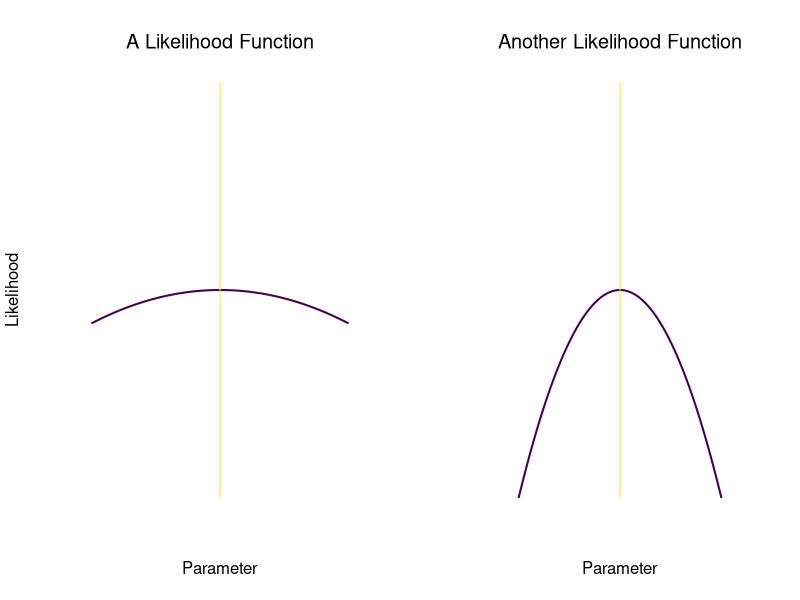
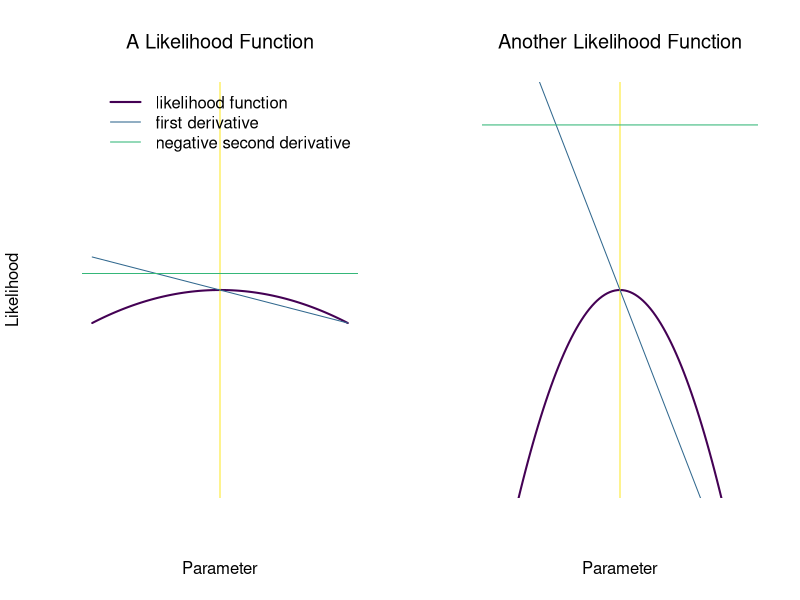
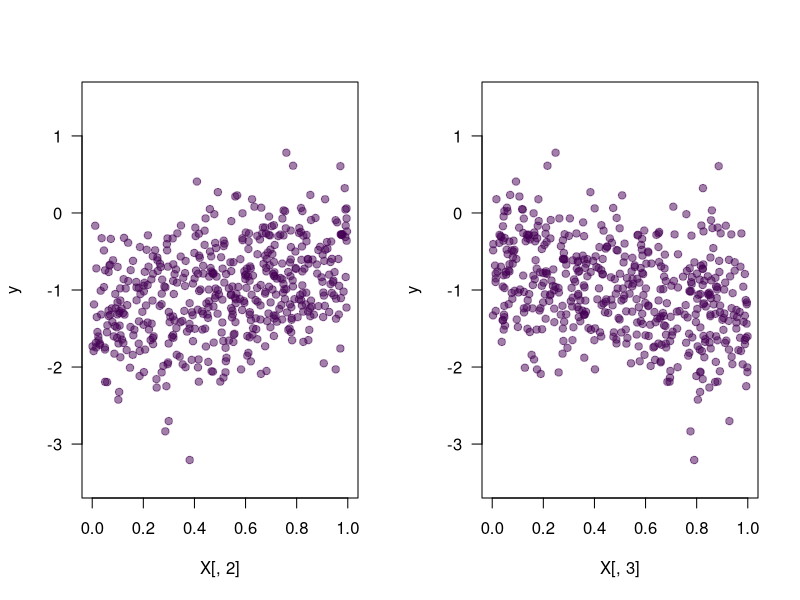
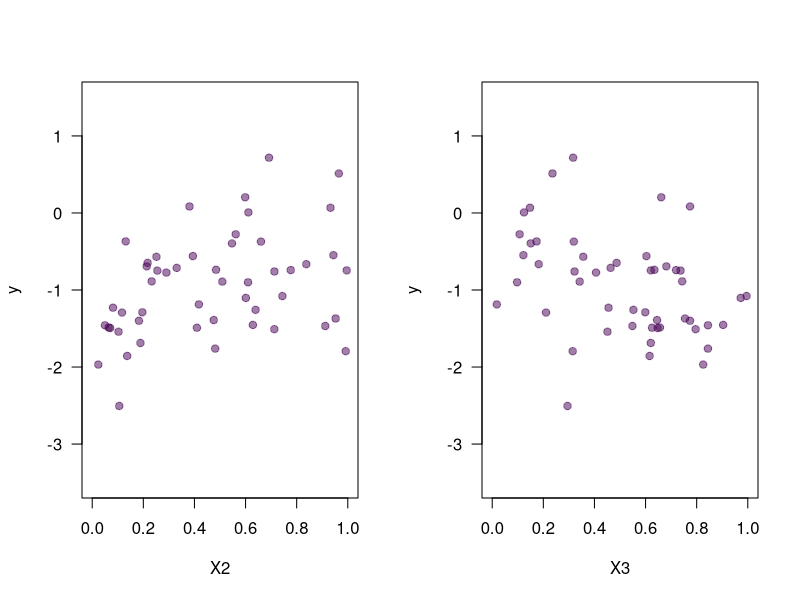
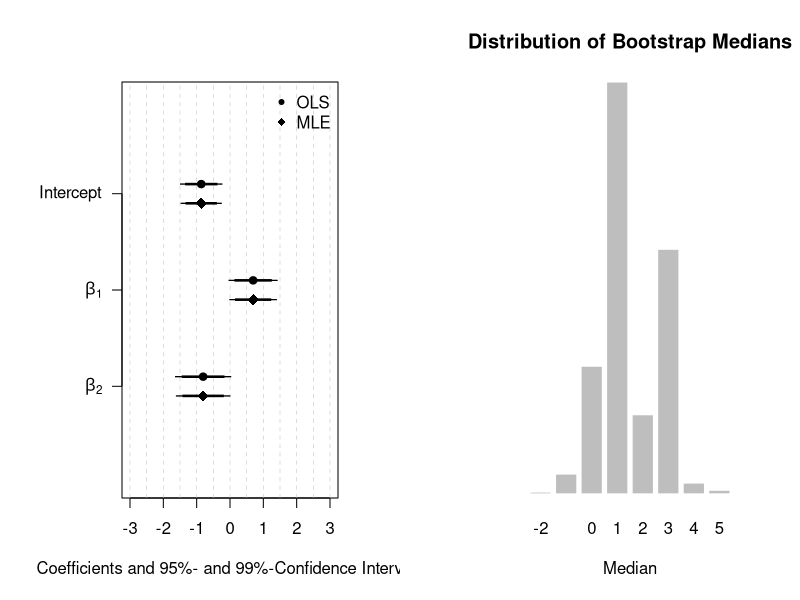
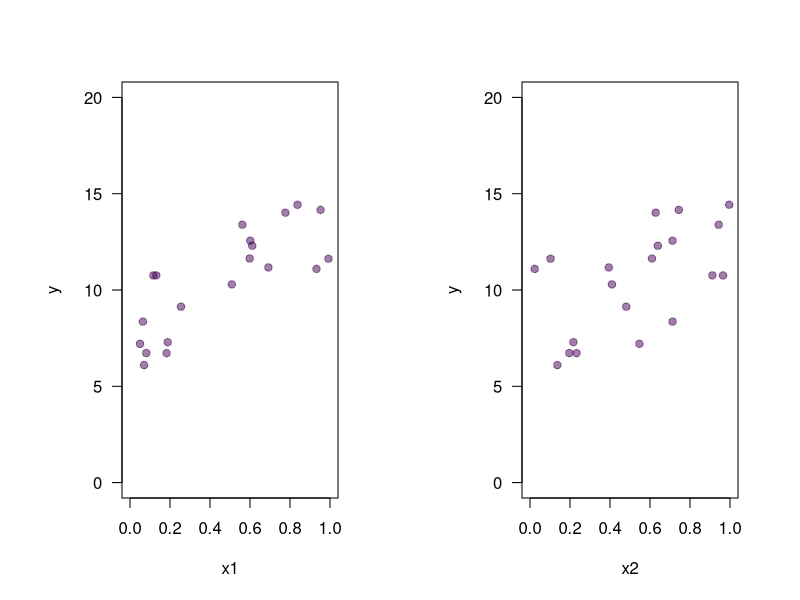

These figures' R source, in order:
## ---- chunk 1
# The first line sets an option for the final document that can be produced from
# the .Rmd file. Don't worry about it.
knitr::opts_chunk$set(echo = TRUE)

# The next bit (lines 50-69) is quite powerful and useful. 
# First you define which packages you need for your analysis and assign it to 
# the p_needed object. 
p_needed <-
  c("viridis", "knitr")

# Now you check which packages are already installed on your computer.
# The function installed.packages() returns a vector with all the installed 
# packages.
packages <- rownames(installed.packages())
# Then you check which of the packages you need are not installed on your 
# computer yet. Essentially you compare the vector p_needed with the vector
# packages. The result of this comparison is assigned to p_to_install.
p_to_install <- p_needed[!(p_needed %in% packages)]
# If at least one element is in p_to_install you then install those missing
# packages.
if (length(p_to_install) > 0) {
  install.packages(p_to_install)
}
# Now that all packages are installed on the computer, you can load them for
# this project. Additionally the expression returns whether the packages were
# successfully loaded.
sapply(p_needed, require, character.only = TRUE)
## ---- chunk 2
par(mfrow = c(1, 2))
curve(-0.3*x^2,
      from = -2,
      to = 2,
      main = "A Likelihood Function",
      font.main = 1,
      ylim = c(-7, 7),
      yaxt = "n",
      xaxt = "n",
      ylab = "Likelihood",
      xlab = "Parameter",
      bty = "n",
      lwd = 2,
      col = viridis(1))
abline(v = 0,
       col = viridis(2)[2])
curve(-3*x^2,
      from = -2,
      to = 2,
      main = "Another Likelihood Function",
      font.main = 1,
      ylim = c(-7, 7),
      yaxt = "n",
      xaxt = "n",
      ylab = "",
      xlab = "Parameter",
      bty = "n",
      lwd = 2,
      col = viridis(1))
abline(v = 0,
       col = viridis(2)[2])
## ---- chunk 3
par(mfrow = c(1, 2))
curve(-0.3*x^2,
      from = -2,
      to = 2,
      main = "A Likelihood Function",
      font.main = 1,
      ylim = c(-7, 7),
      yaxt = "n",
      xaxt = "n",
      ylab = "Likelihood",
      xlab = "Parameter",
      bty = "n",
      lwd = 2,
      col = viridis(1))
abline(v = 0,
       col = viridis(4)[4])
curve(2*(-0.3)*x, # first derivative
      add = T,
      col = viridis(4)[2])
abline(h = -2*(-0.3), # second derivative 
       col = viridis(4)[3])
legend("topright",
       legend = c("likelihood function",
                  "first derivative",
                  "negative second derivative"),
       col = viridis(4)[c(1:3)],
       lwd = c(2,1,1),
       bty = "n")
curve(-3*x^2,
      from = -2,
      to = 2,
      main = "Another Likelihood Function",
      font.main = 1,
      ylim = c(-7, 7),
      yaxt = "n",
      xaxt = "n",
      ylab = "",
      xlab = "Parameter",
      bty = "n",
      lwd = 2,
      col = viridis(1))
abline(v = 0,
       col = viridis(4)[4])
curve(2*(-3)*x, 
      add = T,
      col = viridis(4)[2])
abline(h = -2*(-3),
       col = viridis(4)[3])

## ---- chunk 4

ll_linear <- function(theta, y, X) {
  N <- nrow(X) # Number of observations
  k <- ncol(X) # Number of betas
  
  # Subset the parameter vector theta
  beta_hat <- theta[1:k]
  gamma_hat <- theta[k + 1]
  
  # Ensure that sigma2 is positive
  sigma2_hat <- exp(gamma_hat)
  
  # Calculate the residuals
  e <- y - X %*% beta_hat
  
  # Write down the log-likelihood
  
  llik <-
    -1 / 2 * N * log(2 * pi) - 1 / 2 * N * log(sigma2_hat) - 
    ((t(e) %*% e) / (2 * sigma2_hat))
  
  # Return the log-likelihood for optim()
  return(llik)
}
## ---- chunk 5

set.seed(20220317)

n <- 500
X <- cbind(1, runif(n), runif(n))
beta <- c(-1, 0.6, -0.6)
sigma2 <- 0.3
e <- rnorm(n, 
           mean = 0, 
           sd = sqrt(sigma2)) # Why do we use the sqrt() here?

y <- X %*% beta + e

# Let's quickly plot the bivariate distributions

par(mfrow = c(1, 2))

plot(X[,2], y,
     xlim = c(0,1),
     ylim = c(-3.5, 1.5),
     pch = 19,
     col = viridis(1, 0.5),
     las = 1)
plot(X[,3], y,
     xlim = c(0,1),
     ylim = c(-3.5, 1.5),
     pch = 19,
     col = viridis(1, 0.5),
     las = 1)

## ---- chunk 6

# starting values for theta
startvals <- c(0, 0, 0, 0)

# optimization
res <- optim(
  startvals,
  ll_linear,
  y = y,
  X = X,
  control = list(fnscale = -1),
  method = "L-BFGS-B",
  hessian = TRUE
)

res$par
beta

exp(res$par[4])
sigma2
## ---- chunk 7
res$hessian
## ---- chunk 8
set.seed(20220317)

# we simulate 50 instead of 500 observations
n <- 50 
X <- cbind(1, runif(n), runif(n))
beta <- c(-1, 0.6, -0.6)
sigma2 <- 0.3
e <- rnorm(n, 
           mean = 0, 
           sd = sqrt(sigma2)) # Why do we use the sqrt() here?

y <- X %*% beta + e


par(mfrow = c(1, 2))
plot(X[,2], y,
     xlim = c(0,1),
     ylim = c(-3.5, 1.5),
     pch = 19,
     xlab = "X2",
     col = viridis(1, 0.5),
     las = 1)
plot(X[,3], y,
     xlim = c(0,1),
     ylim = c(-3.5, 1.5),
     pch = 19,
     xlab = "X3",
     col = viridis(1, 0.5),
     las = 1)
## ---- chunk 9
# starting values for theta
startvals <- c(0, 0, 0, 0)

# optimization
res <- optim(
  startvals,
  ll_linear,
  y = y,
  X = X,
  control = list(fnscale = -1),
  method = "L-BFGS-B",
  hessian = TRUE
) 

mle_se <- sqrt(diag(solve(-res$hessian)))


ols <- lm(y ~ X[, 2] + X[, 3])
ols_se <- coef(summary(ols))[, 2]

out <- cbind(res$par[1:3], mle_se[1:3], coef(ols), ols_se)

colnames(out) <- c("MLE", "ML SE", "OLS", "OLS SE")

out
## ---- chunk 10
par(mar = c(5, 6, 4, 3) + 0.1,
    lend = 1)
offset <- 0.1
plot(x = res$par[1:3],
     y = 3:1 - offset,
     xlim = c(-3, 3),
     pch = 18,
     cex = 1.5,
     ylim = c(0,4),
     yaxt = "n",
     ylab = "",
     xlab = "Coefficients and 95%- and 99%-Confidence Intervals")
abline(v = seq(-3, 3, 0.5),
       lty = "dashed",
       lwd = 0.5,
       col = "grey")
points(x = coef(ols),
       y = 3:1 + offset,
       pch = 20,
       cex = 1.5)
# confidence intervals
segments(x0 = res$par[1:3] + qnorm(0.025, 0, mle_se[1:3]),
         x1 = res$par[1:3] + qnorm(0.975, 0, mle_se[1:3]),
         y0 = 3:1 - offset, y1 = 3:1 - offset,
         lwd = 2.5)
segments(x0 = res$par[1:3] + qnorm(0.005, 0, mle_se[1:3]),
         x1 = res$par[1:3] + qnorm(0.995, 0, mle_se[1:3]),
         y0 = 3:1 - offset, y1 = 3:1 - offset,
         lwd = 1.25)
segments(x0 = res$par[1:3] + qnorm(0.025, 0, ols_se[1:3]),
         x1 = res$par[1:3] + qnorm(0.975, 0, ols_se[1:3]),
         y0 = 3:1 + offset, y1 = 3:1 + offset,
         lwd = 2.5)
segments(x0 = res$par[1:3] + qnorm(0.005, 0, ols_se[1:3]),
         x1 = res$par[1:3] + qnorm(0.995, 0, ols_se[1:3]),
         y0 = 3:1 + offset, y1 = 3:1 + offset,
         lwd = 1.25)
legend("topright",
       pch = c(20, 18),
       legend = c("OLS", "MLE"),
       # box.lwd = 0,
       bty = "n",
       bg = NULL)
axis(2,
     at = 3:1,
     labels = c("Intercept", expression(beta[1]), expression(beta[2])),
     las = 1)
# axis(4,
#      at = 3:1 - offset,
#      labels = rep("MLE", 3),
#      las = 1)
# axis(4,
#      at = 3:1 + offset,
#      labels = rep("OLS", 3),
#      las = 1)
## ---- chunk 11
data <- round(rnorm(99, 0, 10)) # why not 100?

# Use the sample to obtain a bootstrap sample.

bs_samp <- sample(data, replace = TRUE) # Why replace = TRUE?

# Calculate the median of the bootstrap sample.
median(bs_samp)
median(data)
## ---- chunk 12

bootstrap_fct <- function(data) {
  bs_samp <- sample(data, replace = TRUE)
  bs_samp_med <- median(bs_samp)
  return(bs_samp_med)
}

res <- replicate(1000, bootstrap_fct(data))

barplot(table(res),
        main = "Distribution of Bootstrap Medians",
        xlab = "Median",
        yaxt = "n",
        ylab = "",
        col = "grey",
        border = "white")

# The estimated Standard Error
sqrt(var(res))
sd(res)

median(data)
median(res)
## ---- chunk 13
set.seed(20220317)
n <- 20
X <- cbind(1, runif(n), runif(n))
beta <- runif(ncol(X)) * 10
sigma2 <- 0.3
e <- rnorm(n, 0, sqrt(sigma2))
y <- X %*% beta + e

df <- data.frame("y" = y, "x1" = X[, 2], "x2" = X[, 3])

par(mfrow = c(1, 2))
plot(df$x1, df$y,
     xlim = c(0,1),
     ylim = c(0, 20),
     pch = 19,
     col = viridis(1, 0.5),
     las = 1,
     xlab = "x1",
     ylab = "y")
plot(df$x2, df$y,
     xlim = c(0,1),
     ylim = c(0, 20),
     pch = 19,
     col = viridis(1, 0.5),
     las = 1,
     xlab = "x2",
     ylab = "y")
## ---- chunk 14
set.seed(20210415)

n <- 500
X <- cbind(1, runif(n), runif(n))
beta <- c(0.6, 0.8, 0)
sigma2 <- 0.3
e <- rnorm(n, 0, sqrt(sigma2))
y <- X %*% beta + e

# starting values for theta
startvals <- c(0, 0, 0, 0)

# the unrestricted model includes all independent variables:
unrestricted <- optim(
  startvals,
  ll_linear,
  y = y,
  X = X,
  control = list(fnscale = -1),
  method = "L-BFGS-B"
)



# the restricted model only inclueds X_1
startvals2 <- c(0, 0, 0) # Why three this time?
restricted <- optim(
  startvals2,
  ll_linear,
  y = y,
  X = X[, 1:2],
  # restricted model
  control = list(fnscale = -1),
  method = "L-BFGS-B"
)

# Call the log-likelihoods

unrestricted$value
restricted$value

R <- 2 * (unrestricted$value - restricted$value)

pchisq(R, 
       df = 1, # In this case the number of restrictions is 1.
       lower.tail = FALSE) 
## ---- chunk 15
set.seed(20210415)

n <- 500
X <- cbind(1, runif(n), runif(n))
beta <- c(0.6, 0.8, 0.1)
sigma2 <- 0.3
e <- rnorm(n, 0, sqrt(sigma2))
y <- X %*% beta + e

# starting values for theta
startvals <- c(0, 0, 0, 0)

# the unrestricted model includes all independent variables:
unrestricted <- optim(
  startvals,
  ll_linear,
  y = y,
  X = X,
  control = list(fnscale = -1),
  method = "BFGS"
)



# the restricted model only inclueds X_1
startvals2 <- c(0, 0, 0) # Why three this time?
restricted <- optim(
  startvals2,
  ll_linear,
  y = y,
  X = X[, 1:2],
  # restricted model
  control = list(fnscale = -1),
  method = "BFGS"
)

# Call the log-likelihoods

unrestricted$value
restricted$value

R <- 2 * (unrestricted$value - restricted$value)

pchisq(R, 
       df = 1, # In this case the number of restrictions is 1.
       lower.tail = FALSE) 
